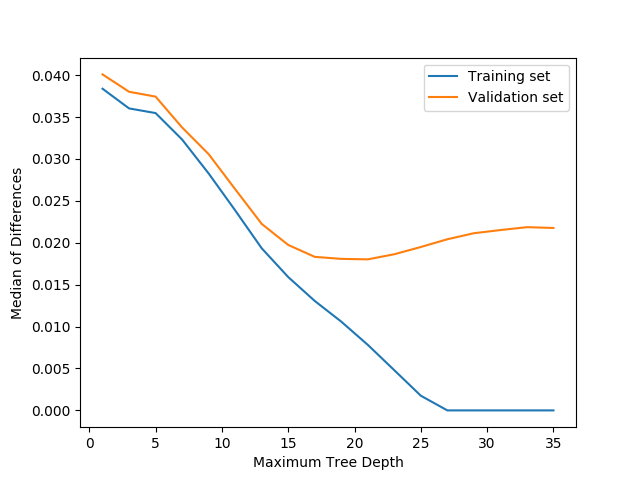

Write the Python code that produced this figure.
import numpy as np
from matplotlib import pyplot as plt
from sklearn.tree import DecisionTreeRegressor


# paste your get_features_targets function here
def get_features_targets(data):
    data = np.load('sdss_galaxy_colors.npy')

    features = np.zeros((data.shape[0], 4))
    features[:, 0] = data['u'] - data['g']
    features[:, 1] = data['g'] - data['r']
    features[:, 2] = data['r'] - data['i']
    features[:, 3] = data['i'] - data['z']

    targets = data['redshift']

    return features, targets


# paste your median_diff function here
def median_diff(predicted, actual):
    predicted = np.array(predicted)
    actual = np.array(actual)
    return np.median(abs(predicted - actual))


# Complete the following function
def accuracy_by_treedepth(features, targets, depths):
    # split the data into testing and training sets
    split = features.shape[0] // 2

    train_features = features[:split]
    test_features = features[split:]

    train_targets = targets[:split]
    test_targets = targets[split:]
    # initialise arrays or lists to store the accuracies for the below loop
    train_median_diff, test_median_diff = [], []
    # loop through depths
    for depth in depths:
        # initialize model with the maximum depth.
        dtr = DecisionTreeRegressor(max_depth=depth)
        # train the model using the training set
        dtr.fit(train_features, train_targets)
        train_predictions = dtr.predict(train_features)
        test_predictions = dtr.predict(test_features)
        # get the predictions for the training set and calculate their median_diff
        train_median_diff.append(median_diff(train_predictions, train_targets))
        # get the predictions for the testing set and calculate their median_diff
        test_median_diff.append(median_diff(test_predictions, test_targets))
    # return the accuracies for the training and testing sets
    return train_median_diff, test_median_diff


if __name__ == "__main__":
    data = np.load('sdss_galaxy_colors.npy')
    features, targets = get_features_targets(data)

    # Generate several depths to test
    tree_depths = [i for i in range(1, 36, 2)]

    # Call the function
    train_med_diffs, test_med_diffs = accuracy_by_treedepth(features, targets, tree_depths)
    print("Depth with lowest median difference : {}".format(tree_depths[test_med_diffs.index(min(test_med_diffs))]))

    # Plot the results
    train_plot = plt.plot(tree_depths, train_med_diffs, label='Training set')
    test_plot = plt.plot(tree_depths, test_med_diffs, label='Validation set')
    plt.xlabel("Maximum Tree Depth")
    plt.ylabel("Median of Differences")
    plt.legend()
    plt.show()

#   ***OUTPUT***
#Depth with lowest median difference : 21
